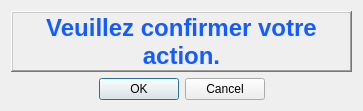
<?xml version="1.0" encoding="UTF-8"?>
<ui version="4.0">
 <class>ConfirmDialog</class>
 <widget class="QDialog" name="ConfirmDialog">
  <property name="geometry">
   <rect>
    <x>0</x>
    <y>0</y>
    <width>363</width>
    <height>111</height>
   </rect>
  </property>
  <property name="windowTitle">
   <string>Attente de confirmation</string>
  </property>
  <property name="modal">
   <bool>true</bool>
  </property>
  <layout class="QVBoxLayout" name="verticalLayout">
   <item>
    <widget class="QLabel" name="label">
     <property name="palette">
      <palette>
       <active>
        <colorrole role="WindowText">
         <brush brushstyle="SolidPattern">
          <color alpha="255">
           <red>19</red>
           <green>92</green>
           <blue>255</blue>
          </color>
         </brush>
        </colorrole>
       </active>
       <inactive>
        <colorrole role="WindowText">
         <brush brushstyle="SolidPattern">
          <color alpha="255">
           <red>19</red>
           <green>92</green>
           <blue>255</blue>
          </color>
         </brush>
        </colorrole>
       </inactive>
       <disabled>
        <colorrole role="WindowText">
         <brush brushstyle="SolidPattern">
          <color alpha="255">
           <red>69</red>
           <green>69</green>
           <blue>69</blue>
          </color>
         </brush>
        </colorrole>
       </disabled>
      </palette>
     </property>
     <property name="font">
      <font>
       <pointsize>18</pointsize>
       <weight>75</weight>
       <bold>true</bold>
      </font>
     </property>
     <property name="frameShape">
      <enum>QFrame::WinPanel</enum>
     </property>
     <property name="frameShadow">
      <enum>QFrame::Raised</enum>
     </property>
     <property name="text">
      <string>Veuillez confirmer votre action.</string>
     </property>
     <property name="textFormat">
      <enum>Qt::AutoText</enum>
     </property>
     <property name="scaledContents">
      <bool>false</bool>
     </property>
     <property name="alignment">
      <set>Qt::AlignCenter</set>
     </property>
     <property name="wordWrap">
      <bool>true</bool>
     </property>
     <property name="textInteractionFlags">
      <set>Qt::NoTextInteraction</set>
     </property>
    </widget>
   </item>
   <item>
    <widget class="QDialogButtonBox" name="buttonBox">
     <property name="orientation">
      <enum>Qt::Horizontal</enum>
     </property>
     <property name="standardButtons">
      <set>QDialogButtonBox::Cancel|QDialogButtonBox::Ok</set>
     </property>
     <property name="centerButtons">
      <bool>true</bool>
     </property>
    </widget>
   </item>
  </layout>
 </widget>
 <resources/>
 <connections>
  <connection>
   <sender>buttonBox</sender>
   <signal>accepted()</signal>
   <receiver>ConfirmDialog</receiver>
   <slot>accept()</slot>
   <hints>
    <hint type="sourcelabel">
     <x>248</x>
     <y>254</y>
    </hint>
    <hint type="destinationlabel">
     <x>157</x>
     <y>274</y>
    </hint>
   </hints>
  </connection>
  <connection>
   <sender>buttonBox</sender>
   <signal>rejected()</signal>
   <receiver>ConfirmDialog</receiver>
   <slot>reject()</slot>
   <hints>
    <hint type="sourcelabel">
     <x>316</x>
     <y>260</y>
    </hint>
    <hint type="destinationlabel">
     <x>286</x>
     <y>274</y>
    </hint>
   </hints>
  </connection>
 </connections>
</ui>
